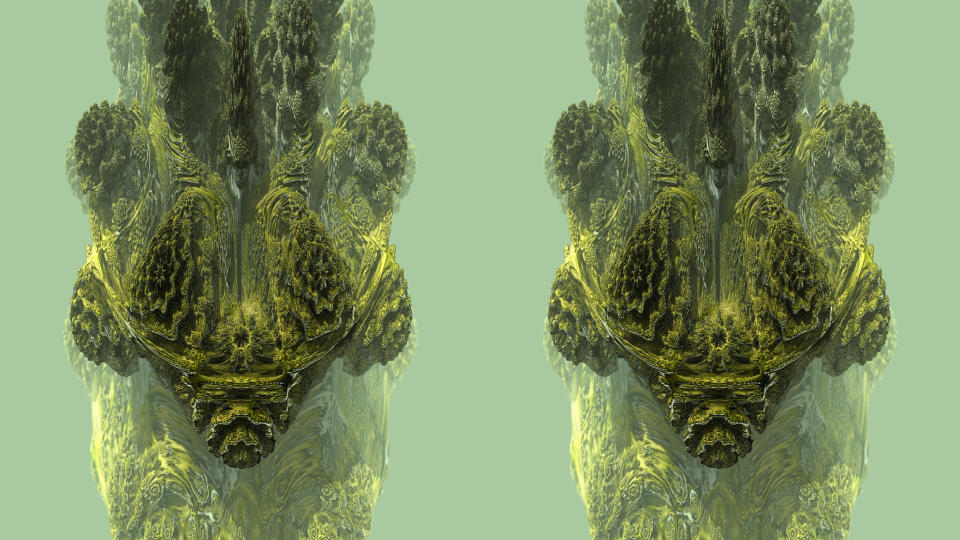
#> input picture PRO lab/PROlab3/stereoPara.jpg, 1920 x 1080 px (shown at 1/2 size)
$ python cut.py
#> lines starting #> are read from the running program, lines starting #| are printed output that depends on the picture
import cv2

img = cv2.imread('stereoPara.jpg', cv2.IMREAD_UNCHANGED)
#> img is the input picture: shape (1080, 1920, 3); mean B, G, R 100.9, 142.7, 124.2

y=0
x=0
h=1080
w=958
crop_img = img[y:y+h, x:x+w]
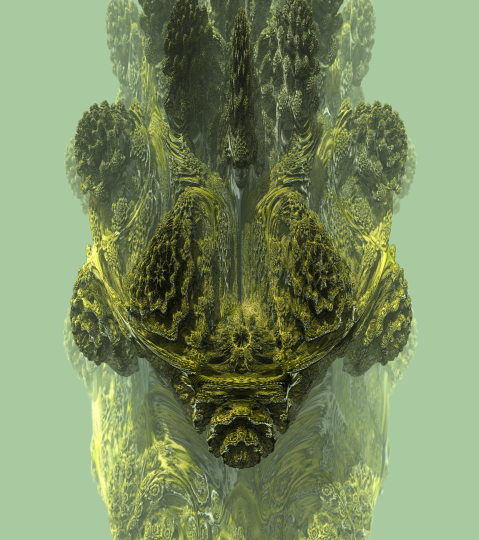
#> crop_img: shape (1080, 958, 3) (shown at 1/2 size); mean B, G, R 100.8, 142.6, 124.2

cv2.imwrite('stereo1.jpg', crop_img)
